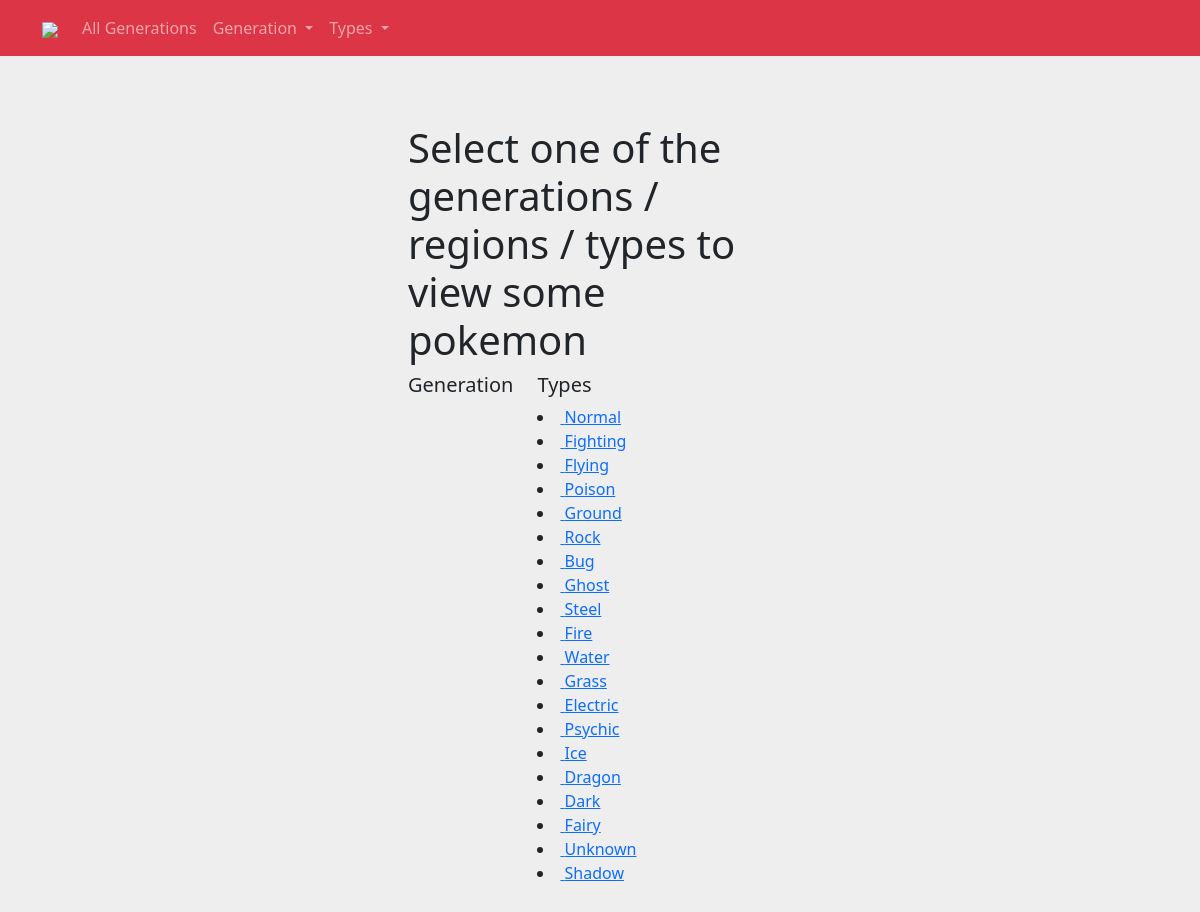
/, run on an earlier commit of the app's database.
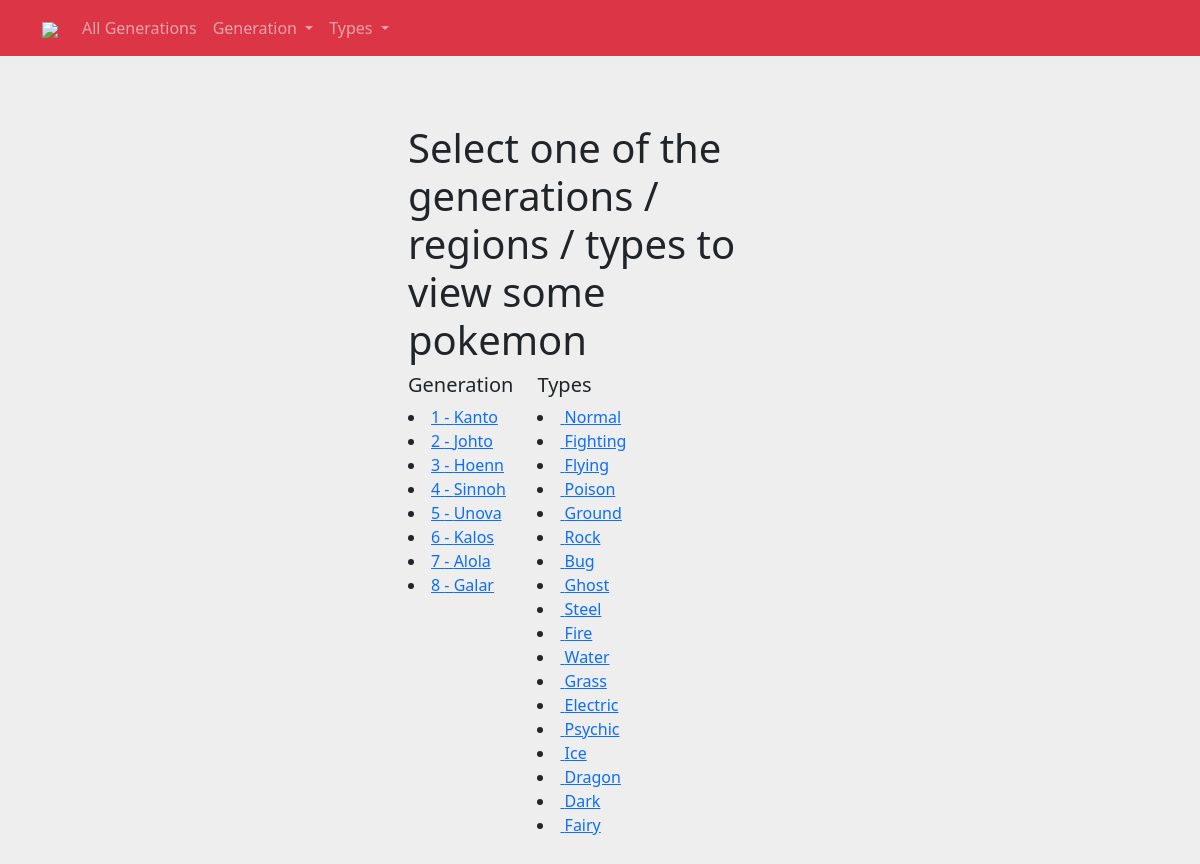
And on a later commit of the database.
### pokemon/models.py (models this page shows, shortened)
class Type(models.Model):
    type_name = models.CharField(max_length=8)
    image = models.URLField(default="")
    color = models.CharField(default="", max_length=7)

class Regen(models.Model):
    gen = models.IntegerField(null=True, unique=True)
    reg = models.CharField(max_length=6)

### pokemon/views.py (the view)
# urls.py: path('', views.get_home_page, name='home'),
def get_home_page(request):
    context['title'] = 'Pokedex'
    return render(request=request, template_name='home.html', context=context)

### pokemon/templates/home.html
{% extends 'base.html' %}
{% block content %}
    <br><h1>Select one of the generations / regions / types to view some pokemon</h1>
    <table>
    <tr class="row">
        <td class="col">
            <h5>Generation</h5>
            {% for gen in generation %}
                        <li>
                            <a href="/pokemon/?regen={{gen.gen}}">{{gen.gen}} -  {{gen.reg}}</a>
                        </li>
            {% endfor %}
        </td>
        <td class="col">
            <h5>Types</h5>
            {% for type in types %}
                <li><a href="/pokemon/?type_name={{type.id}}">
                &nbsp;{{type.type_name|capfirst}}
                </a></li>
            {% endfor %}
        </td>
    </tr>
    </table>
{% endblock content %}

### pokemon/templates/base.html (shortened to what this page needs)
{% load static %}
<!DOCTYPE html>
<html lang="en">
  <head>
    <link
      href = "https://cdn.jsdelivr.net/npm/bootstrap@5.0.2/dist/css/bootstrap.min.css"
      rel = "stylesheet"
    />
    <link rel="stylesheet" href="https://cdn.jsdelivr.net/npm/bootstrap-icons@1.5.0/font/bootstrap-icons.css">
  </head>
     <header class="site-header">
      <nav class="navbar navbar-expand-lg navbar-dark bg-danger fixed-top">
        <div class="container float-center">
          <a class="navbar-brand" href="{% url 'home' %}">
            <img
              src="https://upload.wikimedia.org/wikipedia/commons/thumb/9/98/International_Pok%C3%A9mon_logo.svg/1024px-International_Pok%C3%A9mon_logo.svg.png"
              width="200em"/>
            </a>
            <div class="collapse navbar-collapse" id="navbarToggle">
              <div class="navbar-nav mr-auto">
                <a class="nav-item nav-link" href="{% url 'all-pokemon' %}">All Generations</a>
              <li class="nav-item dropdown">
                <a
                  class="nav-link dropdown-toggle"
                  href="#"
                  id="navbarDropdown"
                  role="button"
                  data-bs-toggle="dropdown"
                  aria-expanded="false">
                  Generation
                </a>
              </li>
              <li class="nav-item dropdown">
                <a
                  class="nav-link dropdown-toggle"
                  href="#"
                  id="navbarDropdown"
                  role="button"
                  data-bs-toggle="dropdown"
                  aria-expanded="false">
                  Types
                </a>
              </li>
            </div>
          </div>
        </div>
      </nav>
    </header>
  <body>
    <div class="row">
      <div class="col 2 mx-auto ">
      </div>
      <div class="col md 8 float-start">{% block content %} {% endblock %}</div>
      <div class="col 2 mx-auto "></div>
    </div>
  </body>
</html>

### pokemon/templates/base.html (style rules this page uses)
body { background-color: #eee; padding-top: 100px; padding-bottom: 50px; }

What changed in the data, as far as the page shows it:
removed Type: type_name "Unknown"
removed Type: type_name "Shadow"
added Regen: gen "1", reg "Kanto"
added Regen: gen "2", reg "Johto"
added Regen: gen "3", reg "Hoenn"
added Regen: gen "4", reg "Sinnoh"
added Regen: gen "5", reg "Unova"
added Regen: gen "6", reg "Kalos"
added Regen: gen "7", reg "Alola"
added Regen: gen "8", reg "Galar"
